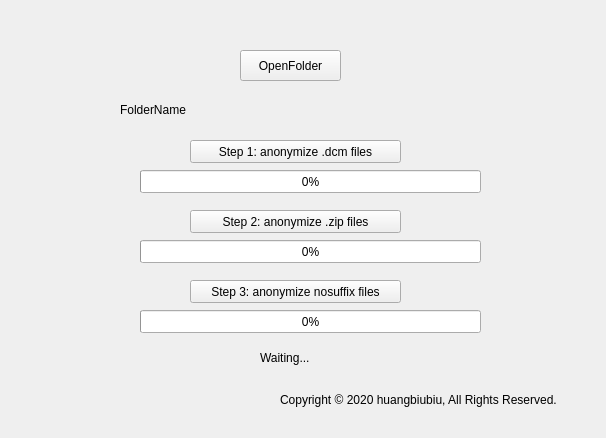
<?xml version="1.0" encoding="UTF-8"?>
<ui version="4.0">
 <author>huangbiao</author>
 <class>mainWindow</class>
 <widget class="QMainWindow" name="mainWindow">
  <property name="enabled">
   <bool>true</bool>
  </property>
  <property name="geometry">
   <rect>
    <x>0</x>
    <y>0</y>
    <width>606</width>
    <height>438</height>
   </rect>
  </property>
  <property name="acceptDrops">
   <bool>false</bool>
  </property>
  <property name="windowTitle">
   <string>Anonymizer 1.3</string>
  </property>
  <property name="autoFillBackground">
   <bool>true</bool>
  </property>
  <widget class="QWidget" name="centralwidget">
   <widget class="QPushButton" name="pushButton">
    <property name="geometry">
     <rect>
      <x>240</x>
      <y>50</y>
      <width>101</width>
      <height>31</height>
     </rect>
    </property>
    <property name="text">
     <string>OpenFolder</string>
    </property>
   </widget>
   <widget class="QProgressBar" name="progressBar">
    <property name="geometry">
     <rect>
      <x>140</x>
      <y>170</y>
      <width>341</width>
      <height>23</height>
     </rect>
    </property>
    <property name="value">
     <number>0</number>
    </property>
   </widget>
   <widget class="QProgressBar" name="progressBar_2">
    <property name="geometry">
     <rect>
      <x>140</x>
      <y>240</y>
      <width>341</width>
      <height>23</height>
     </rect>
    </property>
    <property name="value">
     <number>0</number>
    </property>
   </widget>
   <widget class="QLabel" name="label_3">
    <property name="geometry">
     <rect>
      <x>260</x>
      <y>350</y>
      <width>141</width>
      <height>16</height>
     </rect>
    </property>
    <property name="styleSheet">
     <string notr="true"/>
    </property>
    <property name="text">
     <string>Waiting...</string>
    </property>
   </widget>
   <widget class="QLabel" name="label_4">
    <property name="geometry">
     <rect>
      <x>120</x>
      <y>100</y>
      <width>361</width>
      <height>20</height>
     </rect>
    </property>
    <property name="text">
     <string>FolderName</string>
    </property>
   </widget>
   <widget class="QProgressBar" name="progressBar_3">
    <property name="geometry">
     <rect>
      <x>140</x>
      <y>310</y>
      <width>341</width>
      <height>23</height>
     </rect>
    </property>
    <property name="value">
     <number>0</number>
    </property>
   </widget>
   <widget class="QLabel" name="label_6">
    <property name="geometry">
     <rect>
      <x>280</x>
      <y>390</y>
      <width>321</width>
      <height>20</height>
     </rect>
    </property>
    <property name="text">
     <string>Copyright © 2020 huangbiubiu, All Rights Reserved.</string>
    </property>
   </widget>
   <widget class="QPushButton" name="pushButton_2">
    <property name="geometry">
     <rect>
      <x>190</x>
      <y>140</y>
      <width>211</width>
      <height>23</height>
     </rect>
    </property>
    <property name="text">
     <string>Step 1: anonymize .dcm files</string>
    </property>
   </widget>
   <widget class="QPushButton" name="pushButton_3">
    <property name="geometry">
     <rect>
      <x>190</x>
      <y>210</y>
      <width>211</width>
      <height>23</height>
     </rect>
    </property>
    <property name="text">
     <string>Step 2: anonymize .zip files</string>
    </property>
   </widget>
   <widget class="QPushButton" name="pushButton_4">
    <property name="geometry">
     <rect>
      <x>190</x>
      <y>280</y>
      <width>211</width>
      <height>23</height>
     </rect>
    </property>
    <property name="text">
     <string>Step 3: anonymize nosuffix files</string>
    </property>
   </widget>
  </widget>
  <widget class="QMenuBar" name="menubar">
   <property name="geometry">
    <rect>
     <x>0</x>
     <y>0</y>
     <width>606</width>
     <height>23</height>
    </rect>
   </property>
  </widget>
 </widget>
 <resources/>
 <connections/>
</ui>
